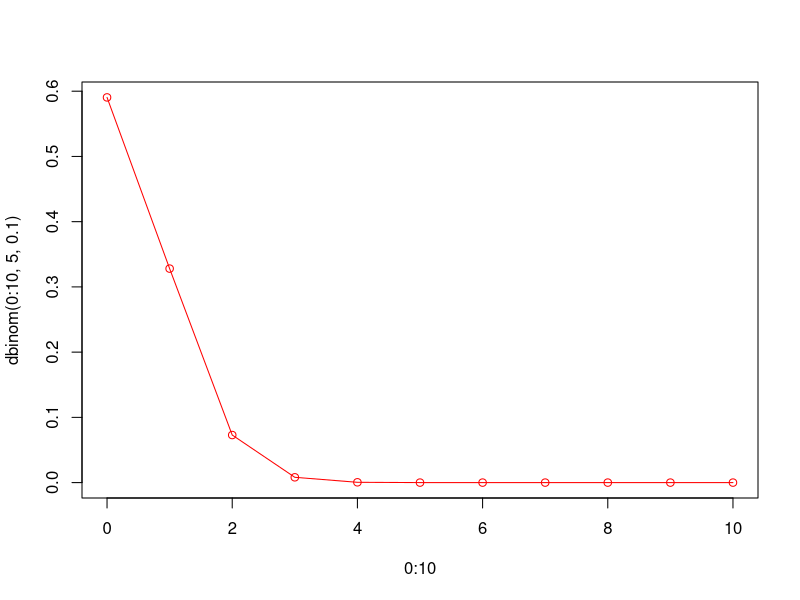
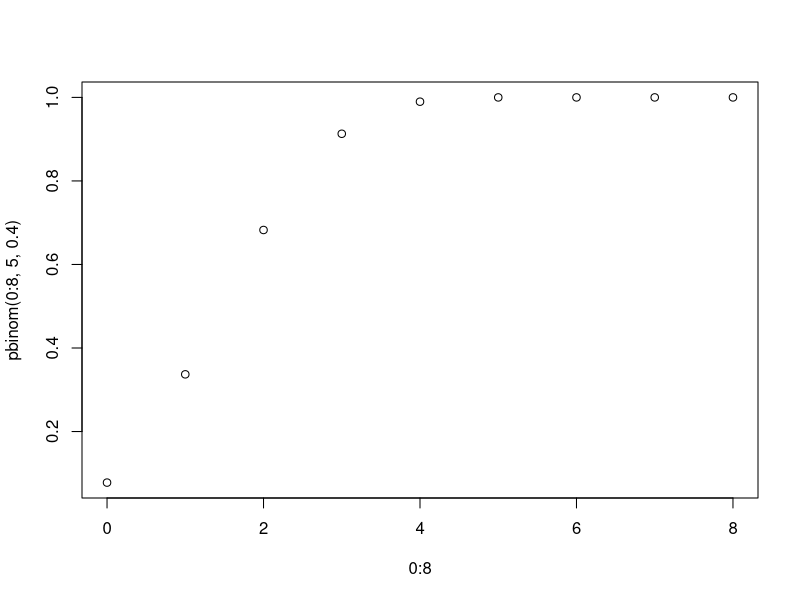
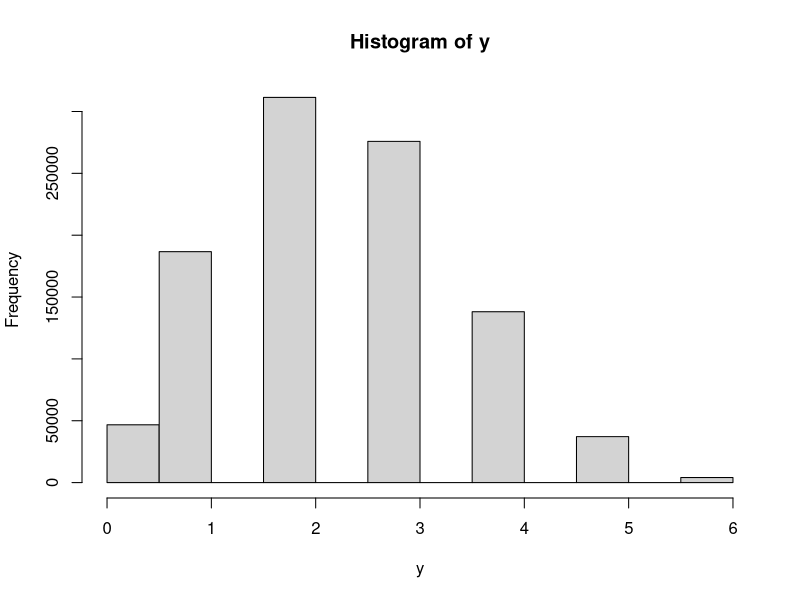
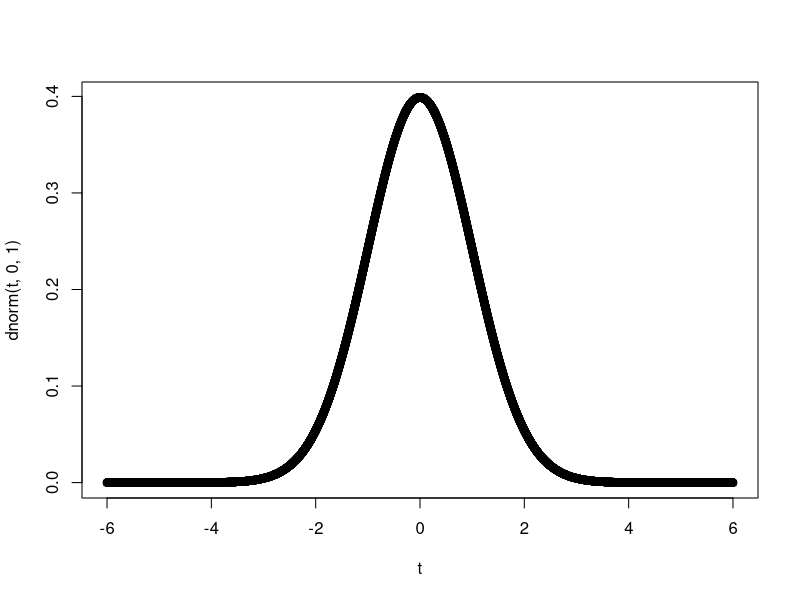
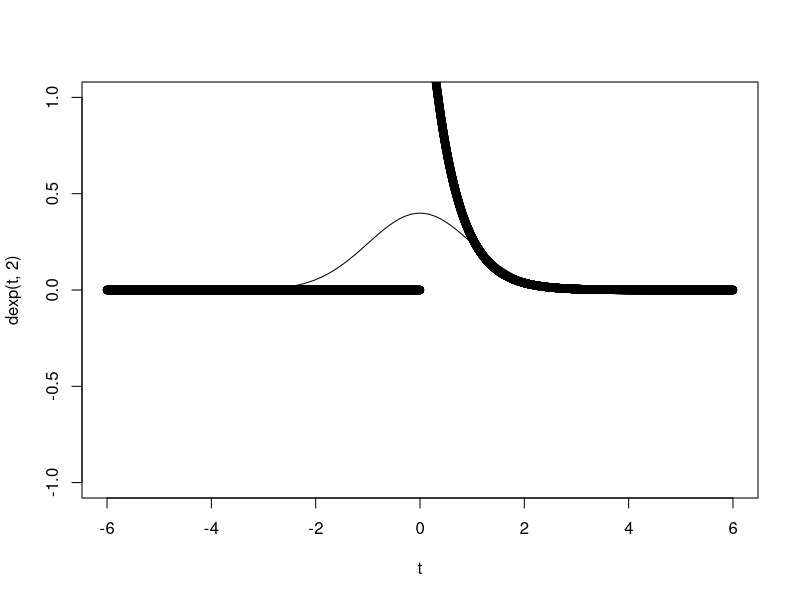
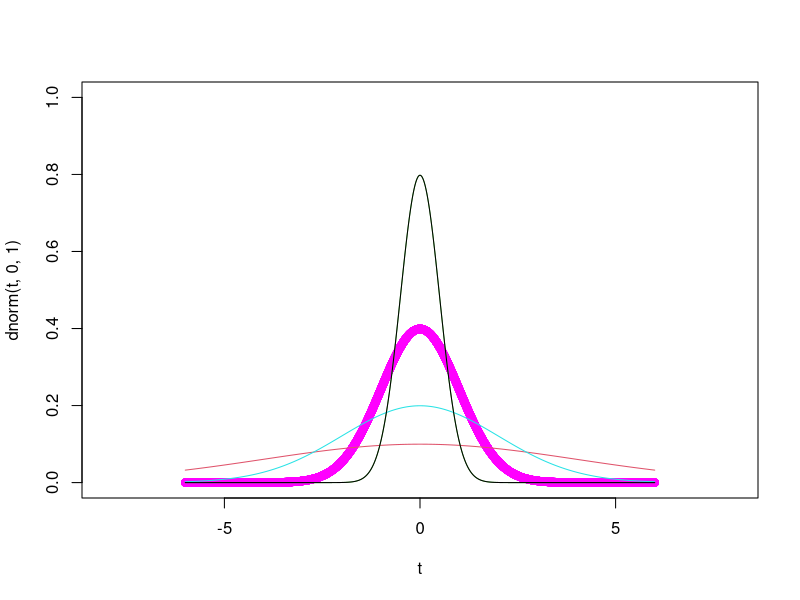
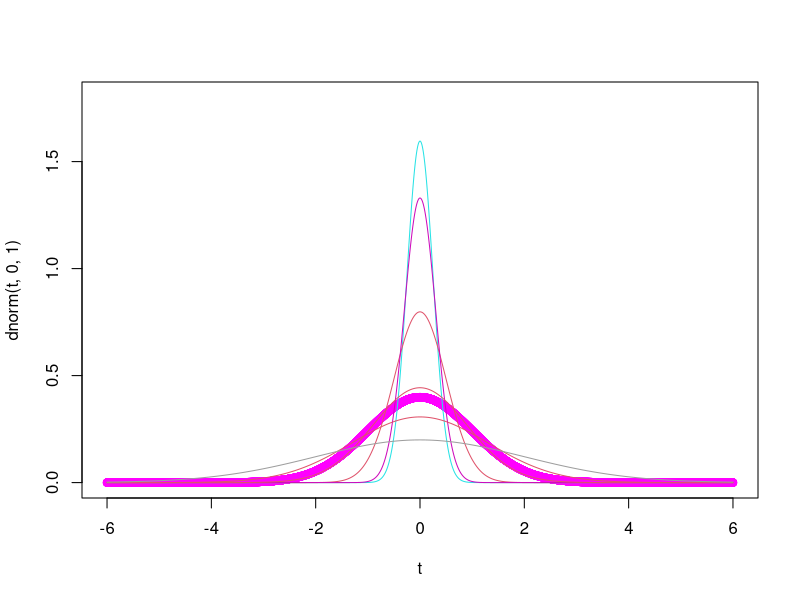

Write R code to recreate these figures, in order.
#Repartitii de v.a.
#1.d+nume_repartitie=functie de masa(caz discret)/functia de densitate(caz continuu)
#dgeom(x,p)
#dbinom(x,n,p) # n -nr de incecari, p - prob de succes
dbinom(3,5,0.4) # Prob sa reusec de 3 ori din 5 cu prob 0.4
#P(X=3)

#dexp(x,lambda)
dexp(3,1) #NU mai e o probabilitate

#fs de masa, dens de prob
plot(0:10,dbinom(0:10,5,0.1),col="red")
lines(0:10,dbinom(0:10,5,0.1),col="red");

#denisatatea nu da o prob la v a cont doar integrala ei

#2. p+nume_repartitie=functia de repartitie
#primul argument e vectorul de valori in care vrem sa evaluam functia
#sunt paramentrii rep, pusi in ordine
 #  pbinom(x,n,p)
   #P(X<=x)
   pbinom(3,5,0.4)#prob sa obtinem cel mult 3 succese din 5 incercai cu prob 0.4
   t <- seq(0,8,0.001)#discretzarea intevalului
   plot(0:8, pbinom(0:8,5,0.4))
   
#3. r+nume_repartitie=genereaza valori din acel tip de repartitie
 #  rbinom(nr,n,p)
   rbinom(3,5,0.4)
   y<- rbinom(10^6,6,0.4)
   hist(y) # historgama => pt fiecare val spune ce frecv are!
   #nr de reusite e n*p
   
   
   
   
   
   
   
   #Reprezentari grafice de functii
   #Functia densitate de probabilitate a repartitiei normale
   t <- seq(-6,6,0.001)
   plot(t,dnorm(t,0,1))
   plot(t,dexp(t,2),ylim=c(0,0.))
   #ATENTIE: IN R parametrii normalei sunt media si abaterea medie standard
   y <- rnorm(100,0,1)
   
   poz <- y[y>0]
   prob_nr_poz <- length(poz)/10^2
   neg <- y[y<0]
   prob_nr_neg <- length(neg)/10^2
   
   y <- rnorm(1000000,0,1)
   
   length(y[(y>-3)&(y<3)])
  
   lines(t,dnorm(t,0,1))
   plot(t,dnorm(t,0,1),col="magenta",xlim=c(-8,8),ylim=c(0,1))
   lines(t,dnorm(t,0,4), col=2)
   lines(t,dnorm(t,0,0.5), col=3)
   lines(t,dnorm(t,0,2), col=5)
   lines(t,dnorm(t,0,0.5),col=1)
   
   z <- rnorm(1000,2,1)
   length(z[z< -2])
   
   plot(t,dnorm(t,0,1),col="magenta",ylim=c(0,1.8))
   for (i in c(0.25,0.5,0.3,0.9,1.3,2)) lines(t,dnorm(t,0,i), col=i*20)
   